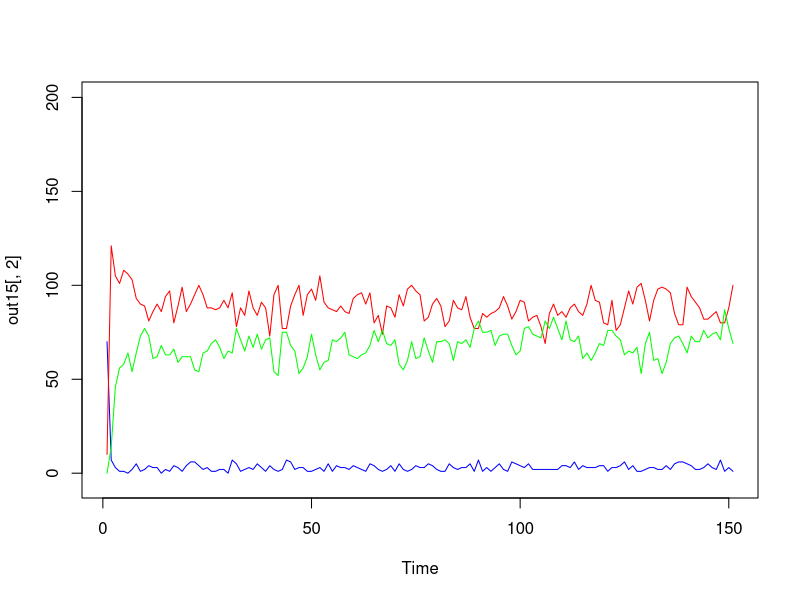
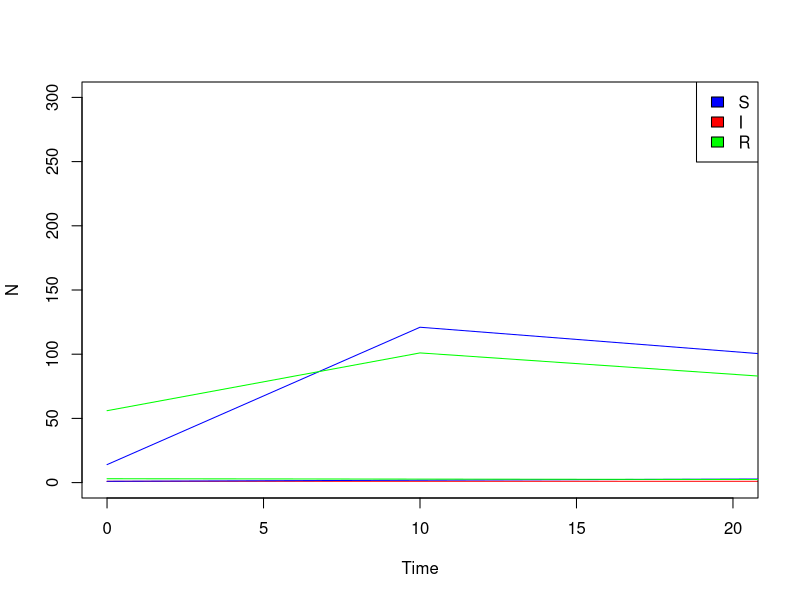

R code for these plots, in order: (Note: this script raises an error after producing the figures.)
### gillespie model with stratified variation in beta

pick_individuals <- function(N0, traitmean, traitsd) {
  meanlog <- log(traitmean^2/sqrt(traitsd^2+traitmean^2))
  sdlog <- sqrt(log(traitsd^2/traitmean^2+1))
  return(rlnorm(N0, meanlog=meanlog, sdlog=sdlog))
}


gillespie.SIR.strat.varB <- function(tmax, params, x, seed=floor(runif(1,1,1e5))) {
  set.seed(seed)
  beta = params["beta"]
  alpha = params["alpha"]
  gamma = params["gamma"]
  varB = params["varB"]
  b = params["b"]
  bs = params["bs"]
  d = params["d"]
  ds = params["ds"]
  
  S=x["S"]
  I=x["I"]
  R=x["R"]
  
  ## draw the traits of our infected individuals
  beta_values<-c(.15,.25,.35)
  beta_i<-sample(beta_values,10, replace=TRUE)
  
  
  # start at time 0
  t <- 0 
  
  results <- vector(mode='list', length=100000)
  results[[1]] <- list(t, S, beta_i, R)
  
  ## row counter
  i <- 2
  
  #start algorithm
  while(t < tmax & length(beta_i) > 0){
    irate = beta_i*S
    rrate = gamma*length(beta_i)
    brate <- (b - bs*(S+length(beta_i)+R)) * (S+length(beta_i)+R)
    drateS <-S*(d)
    drateI <-length(beta_i)*(d+alpha)
    drateR <- R*(d)
    
    rates<-c(irate,rrate,brate,drateS,drateI,drateR)  
    
    ## what time does the event happen?
    dt <- rexp(1, rate=sum(rates))
    
    ## update t 
    t <- t + dt
    
    ## "wheel of fortune"
    wheel <- cumsum(rates)/sum(rates)
    
    ## which event happens? Draw a random uniform to determine
    rand <- runif(1)
    
    ## if event==1, infection
    ## if event==2, recovery
    ## if event==3, birth
    ## if event==4, death of S
    ## if event==5, death of I
    ## if event==6, death of R
    event <- 1 + sum(rand > wheel) 
    if (event%in%1:length(beta_i)){### infection event
      S <- S-1
      beta_i <- c(beta_i, sample(beta_values, 1, replace=TRUE))
    }
    
    else if (event==length(beta_i)+1){ ### recover, randomly remove a beta_i
      R <- R+1
      beta_i <- beta_i[-sample(1:length(beta_i),1)]
    }
    else if (event==length(beta_i)+2){ ### birth
      S <- S+1
    }
    else if (event==length(beta_i)+3) { ### death of S
      S <- S-1
    }
    else if (event==length(beta_i)+4) {### death of I
      beta_i <- beta_i[-sample(1:length(beta_i),1)]
    }
    else    {   ### death of R
      R <- R-1 
    }
    
    results[[i]] <- list(t, S, beta_i, R)
    i <- i +1
    
  }  
  results <- results[1:(i-1)]
  ## simplify what you're storing so R doesn't crash because the datafiles are too big
  results <- data.frame(time=sapply(results, function(r) r[[1]]),
                        S=sapply(results, function(r) r[[2]]), 
                        I=sapply(results, function(r) length(r[[3]])),
                        R=sapply(results, function(r) r[[4]]))
  ## only keep the state of the system at times 0, 0.1, 0.2, ..., tmax-0.2, tmax-0.1, tmax
  results <- results[sapply(seq(0,tmax,1), function(t) min(which(results$time >= t))),]
  ## these two steps reduce the size of 'results' ~1000-fold
  
  return(results)
}



## output

x = c(S=70, I=10, R=0)
tmax <- 150
params4 = c(beta=.7, alpha=.01, gamma=.3, varB=1e-3, b=2, d=0.4, bs=0.01, ds=0.01)

out15 <- gillespie.SIR.strat.varB(tmax, params4, x)

plot.ts(out15[,2], col="blue", ylim=c(-5, 200))
lines(out15[,3], col="red")
lines(out15[,4], col="green")

## plot S, I, R
plot(unlist(lapply(out15, function(y) y[[1]])), unlist(lapply(out15, function(y) length(y[[3]]))), col="red",
     type='l',lwd=1,xlab='Time', ylab="N", ylim=c(0,300), xlim=c(0,20)) #main="beta=0.1, alpha=0.1, gamma=0.5,varB=1e-3, b=2.5, d=0.4")
# plot number of susceptible
lines(unlist(lapply(out15, function(y) y[[1]])), unlist(lapply(out15, function(y) y[[2]])),col="blue", 
      type='l',lwd=1, xlab="Time", ylab="Number susceptible")
# plot number of recovered
lines(unlist(lapply(out15, function(y) y[[1]])), unlist(lapply(out15, function(y) y[[4]])), col="green",
      type='l',lwd=1, xlab="Time", ylab="Number recovered")
legend("topright",legend=c("S","I","R"),fill=c("blue","red","green"))


# multiple runs

seeds <- floor(runif(20,1,1e5)) # set seeds
library(parallel)
detectCores() # detect how many cores there are
mclapply(seeds,
         function(s) gillespie.SIR3(tmax, params4, x, s),
         mc.cores=4) -> out

## Compute number of individuals at times 0, 1, 2, ... 400
timeSeq <- 0:400
storeMatrix <- array(NA, dim=c(length(timeSeq),length(out)))
for (j in 1:length(out)) {
  o <- out[[j]]
  recordTimes <- lapply(o, function(o2) o2[[1]]) %>% unlist
  storeVector <- rep(0, length=length(timeSeq))
  listInds <- sapply(timeSeq, function(t) which(recordTimes >= t) %>% min)
  if (any(is.infinite(listInds)))
    listInds <- listInds[-which(is.infinite(listInds))] 
  storeVector[1:length(listInds)] <- sapply(listInds, function(i) mean(o[[i]][[3]])) ## number of infecteds
  storeMatrix[,j] <- storeVector
}

plot.new()
plot.window(xlim=c(0,400), ylim=c(0,2.3))
axis(1);axis(2);box('plot')
for (i in 1:ncol(storeMatrix)) lines(0:400, storeMatrix[,i], col=gray(0.4))
lines(0:400, apply(storeMatrix, 1, mean), col=2, lwd=2)

lapply(out, function(o) lapply(o, function(o2) o2[[1]]) %>% unlist)


#### output
plot(unlist(lapply(out11, function(y) y[[1]])), unlist(lapply(out11, function(y) length(y[[3]]))), col="red",
     type='l',lwd=1,xlab='Time', ylab="N", ylim=c(-5,100), xlim=c(0,400)) #main="beta=0.1, alpha=0.1, gamma=0.5,varB=1e-3, b=2.5, d=0.4")
# plot number of susceptible
lines(unlist(lapply(out11, function(y) y[[1]])), unlist(lapply(out11, function(y) y[[2]])),col="blue", 
      type='l',lwd=1, xlab="Time", ylab="Number susceptible")
# plot number of recovered
lines(unlist(lapply(out11, function(y) y[[1]])), unlist(lapply(out11, function(y) y[[4]])), col="green",
      type='l',lwd=1, xlab="Time", ylab="Number recovered")
legend("topright",legend=c("S","I","R"),fill=c("blue","red","green"))

